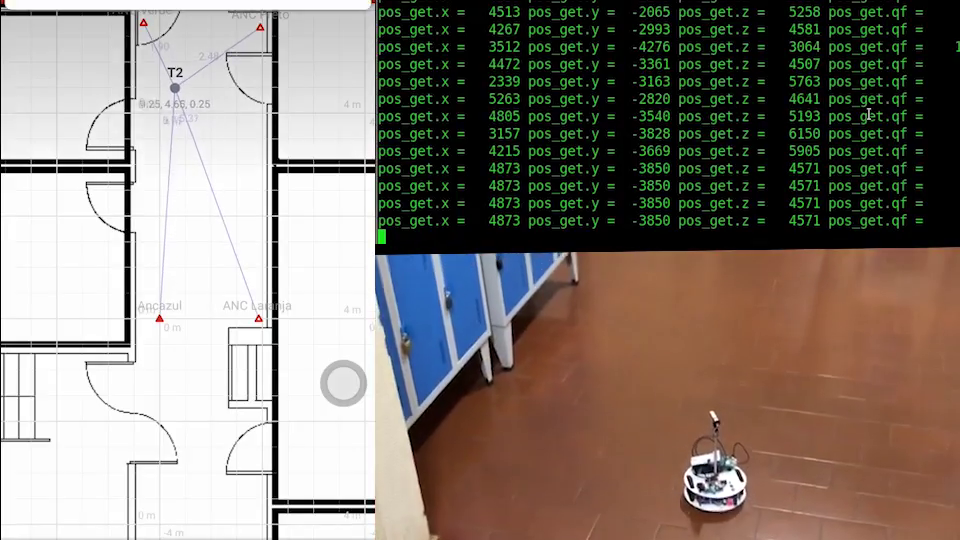
#> input picture frame 41 of video-1583312482.mp4, 960 x 540 px, given in place of cambada.mp4, which was not available
$ python ImageGradients_CannyEdge.py   (older library calls are emulated)
#> lines starting #> are read from the running program, lines starting #| are printed output that depends on the picture; after the words box and inside, x2 and y2 are one past the last pixel; in counts of white or black regions, pixels touching at a corner belong together; pictures that were not available may be replaced by others from this repository, and a replacement may not be noted
#> in tracking_realtime_img_grad, frame is the input picture: shape (540, 960, 3); mean B, G, R 119.2, 127.3, 136
import cv2
import numpy as np
from matplotlib import pyplot as plt
import argparse

def nothing(x):
    print(x)

def resize(image,scl):
#> called with scl = 75
    w_image = int(image.shape[1] * scl / 100)
#> w_image = 720
    h_image = int(image.shape[0] * scl / 100)
#> h_image = 405
    dim_image = (w_image,h_image)
#> dim_image = (720, 405)
    image_resized = cv2.resize(image, dim_image, interpolation = cv2.INTER_AREA)
    return image_resized

def tracking_realtime_img_grad():
    cap = cv2.VideoCapture('cambada.mp4')
    cv2.namedWindow('Original vs Filtered')

    switch = '(1)tracking_all  (2)tracking_ball (3)tracking_blue_team (4)tracking_orange_team (5)tracking_lines'
    cv2.createTrackbar(switch, 'Original vs Filtered', 1, 5, nothing)

    while(True):
        ret, frame = cap.read()
        frame=resize(frame,75)

        hsv = cv2.cvtColor(frame, cv2.COLOR_BGR2HSV)
#> hsv: shape (405, 720, 3); mean H, S, V 28, 83.3, 143.1

        s = cv2.getTrackbarPos(switch, 'Original vs Filtered')

        #tracking_ball
        lower_hsv_ball = np.array([22, 114, 88])
        higher_hsv_ball = np.array([41, 254, 255])
        mask_ball = cv2.inRange(hsv, lower_hsv_ball, higher_hsv_ball)
#> mask_ball: shape (405, 720); every value is 0
        #tracking_blue_team()
        lower_hsv_blue = np.array([91, 78, 46])
        higher_hsv_blue = np.array([101, 255, 255])
        mask_blue = cv2.inRange(hsv, lower_hsv_blue, higher_hsv_blue)
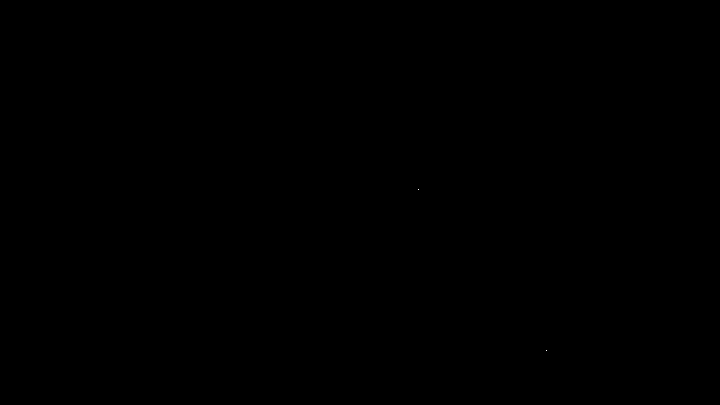
#> mask_blue: shape (405, 720); 0% white in thin lines or dots, all inside (x1, y1, x2, y2) = (418, 189, 547, 351)
        #tracking_orange_team()
        lower_hsv_orange = np.array([0, 89, 0])
        higher_hsv_orange = np.array([20, 255, 196])
        mask_orange = cv2.inRange(hsv, lower_hsv_orange, higher_hsv_orange)
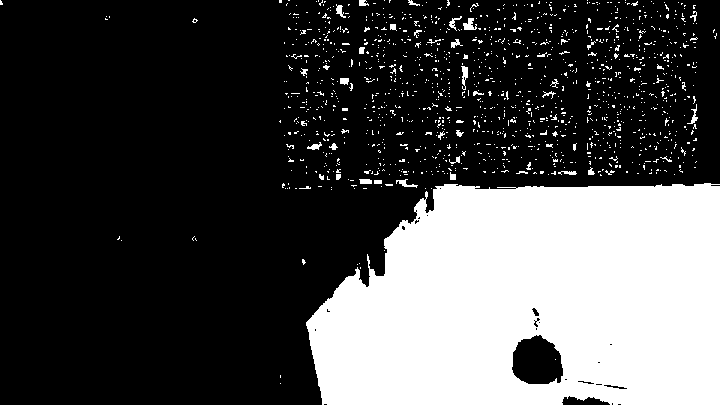
#> mask_orange: shape (405, 720); 28.7% white; 1260 white regions (1216 under 20 px), largest, box (x1, y1, x2, y2) and area: (306, 183, 720, 405) 77890, (463, 18, 477, 30) 103, (461, 66, 468, 90) 94
        #tracking_lines()
        lower_hsv_lines = np.array([0, 0, 162])
        higher_hsv_lines = np.array([179, 49, 255])
        mask_lines = cv2.inRange(hsv, lower_hsv_lines, higher_hsv_lines)
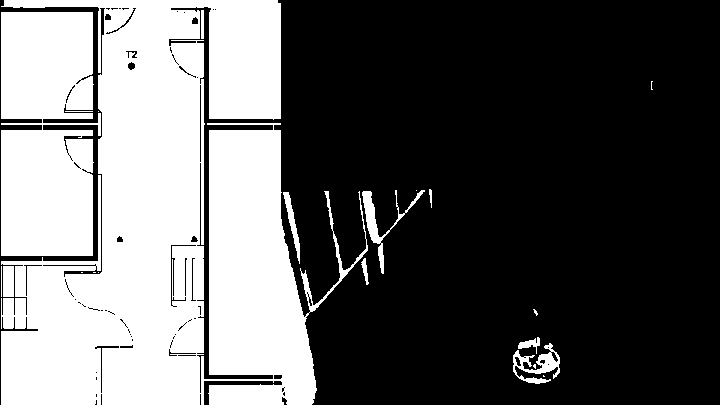
#> mask_lines: shape (405, 720); 38.3% white; 21 white regions (9 under 20 px), largest, box (x1, y1, x2, y2) and area: (1, 0, 368, 405) 87452, (1, 12, 101, 256) 21429, (362, 190, 425, 274) 817

        if s==1:
            mask  = mask_ball+mask_blue+mask_lines+mask_orange
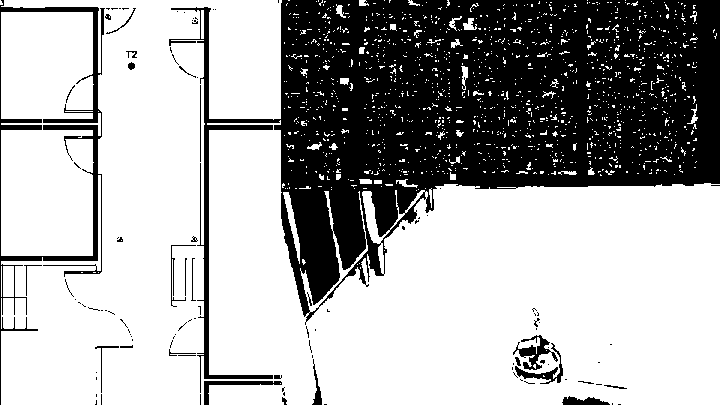
#> mask: shape (405, 720); 67% white; 109 black regions (80 under 20 px), largest, box (x1, y1, x2, y2) and area: (169, 0, 720, 393) 88789, (0, 0, 105, 405) 4307, (513, 335, 558, 370) 532
            frame_filtered = cv2.bitwise_or(frame, frame, mask=mask)
            frame_filtered = cv2.cvtColor(frame_filtered, cv2.COLOR_BGR2GRAY)
#> frame_filtered: shape (405, 720)
            frame_filtered = cv2.Laplacian(frame_filtered, cv2.CV_64F)
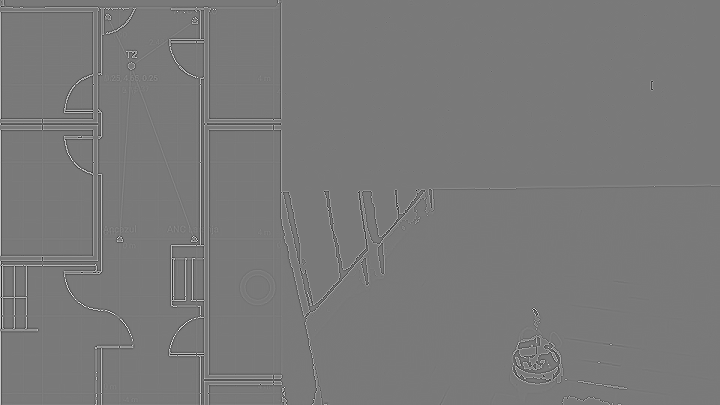
#> frame_filtered: shape (405, 720) float64; min -776, max 848, mean 0.3; drawn with min black and max white
            frame_filtered = np.uint8(np.absolute(frame_filtered))

        elif s==2:
            frame_filtered = cv2.bitwise_and(frame, frame, mask=mask_ball)
            frame_filtered = cv2.cvtColor(frame_filtered, cv2.COLOR_BGR2GRAY)
            frame_filtered = cv2.Laplacian(frame_filtered, cv2.CV_64F)
            frame_filtered = np.uint8(np.absolute(frame_filtered))

        elif s==3:
            frame_filtered = cv2.bitwise_and(frame, frame, mask=mask_blue)
            frame_filtered = cv2.cvtColor(frame_filtered, cv2.COLOR_BGR2GRAY)
            frame_filtered = cv2.Laplacian(frame_filtered, cv2.CV_64F)
            frame_filtered = np.uint8(np.absolute(frame_filtered))

        elif s==4:
            frame_filtered = cv2.bitwise_and(frame, frame, mask=mask_orange)
            frame_filtered = cv2.cvtColor(frame_filtered, cv2.COLOR_BGR2GRAY)
            frame_filtered = cv2.Laplacian(frame_filtered, cv2.CV_64F)
            frame_filtered = np.uint8(np.absolute(frame_filtered))

        elif s==5:
            frame_filtered = cv2.bitwise_and(frame, frame, mask=mask_lines)
            frame_filtered = cv2.cvtColor(frame_filtered, cv2.COLOR_BGR2GRAY)
            frame_filtered = cv2.Laplacian(frame_filtered, cv2.CV_64F)
            frame_filtered = np.uint8(np.absolute(frame_filtered))

        # show thresholded image
        frame = cv2.cvtColor(frame, cv2.COLOR_BGR2GRAY)
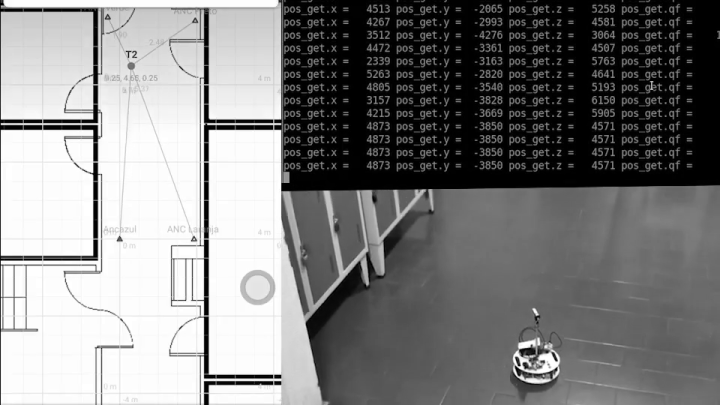
#> frame: shape (405, 720); min 0, max 255, mean 129
        numpy_horizontal = np.hstack((frame, frame_filtered))
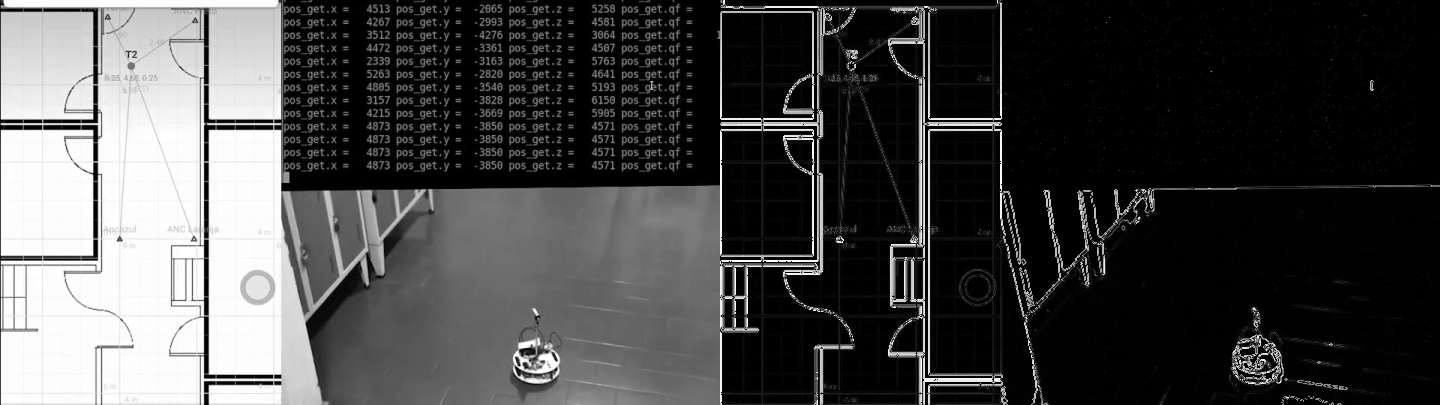
#> numpy_horizontal: shape (405, 1440); min 0, max 255, mean 71
        cv2.imshow('Original vs Filtered', numpy_horizontal)

        if(cv2.waitKey(1) & 0xFF == ord('q')):
#> (key q is pressed here)
            break

# [163 lines left out: functions tracking_realtime_canny, image_gradients_first, image_gradients_second, canny_edge, canny_edge_pic, not called in this run]

tracking_realtime_img_grad()
# [7 lines of commented-out code are left out]

$ run again, starting later in the video
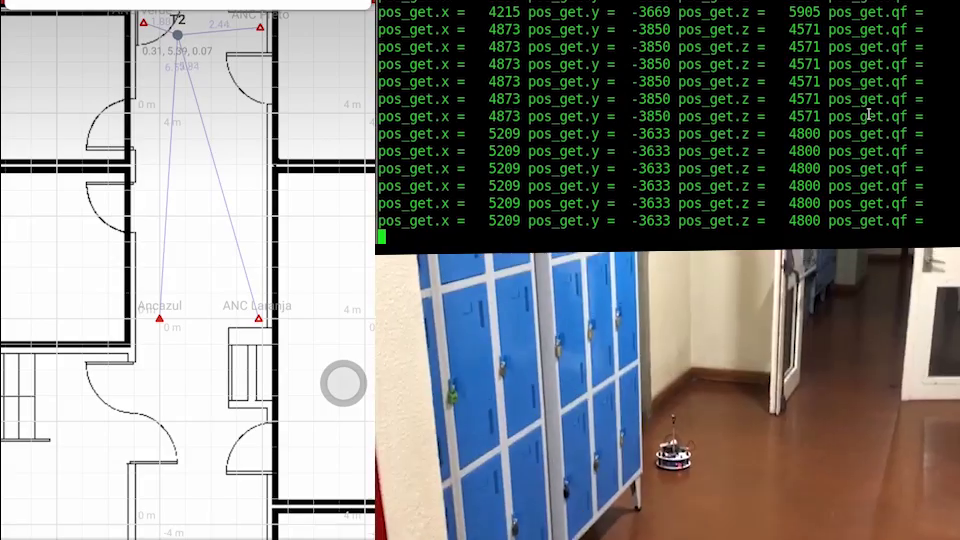
#> input picture frame 184 of video-1583312482.mp4, 960 x 540 px, given in place of cambada.mp4, which was not available
#> in tracking_realtime_img_grad, frame is the input picture: shape (540, 960, 3); mean B, G, R 133.3, 135, 133.3
#> hsv: shape (405, 720, 3); mean H, S, V 35.2, 75.6, 148.2
#> mask_ball: shape (405, 720); every value is 0
#> mask_blue: shape (405, 720); 0.01% white in thin lines or dots, all inside (x1, y1, x2, y2) = (337, 191, 477, 399)
#> in tracking_realtime_img_grad, `mask_orange = cv2.inRange(hsv, lower_hsv_orange, higher_hsv_orange)`:
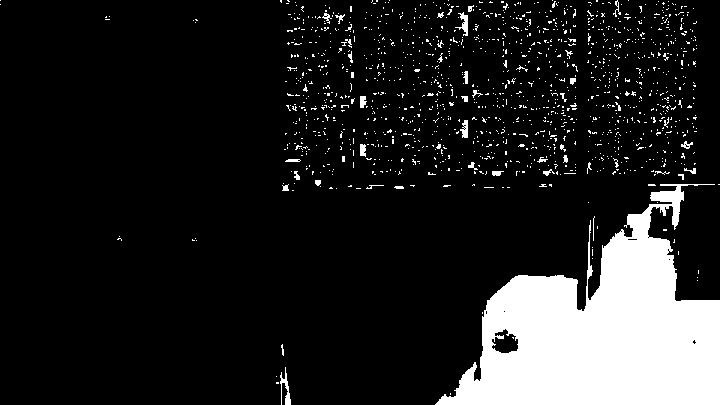
#> mask_orange: shape (405, 720); 13.3% white; 1346 white regions (1302 under 20 px), largest, box (x1, y1, x2, y2) and area: (435, 184, 720, 405) 33203, (280, 367, 291, 405) 166, (455, 12, 468, 36) 128
#> mask_lines: shape (405, 720); 41.6% white; 55 white regions (33 under 20 px), largest, box (x1, y1, x2, y2) and area: (1, 0, 413, 405) 104082, (1, 12, 93, 120) 9698, (676, 185, 720, 299) 2891
#> mask: shape (405, 720); 54.9% white; 102 black regions (69 under 20 px), largest, box (x1, y1, x2, y2) and area: (169, 0, 720, 405) 106592, (371, 203, 411, 405) 5531, (331, 212, 375, 353) 4518
#> frame: shape (405, 720)
#> in tracking_realtime_img_grad, `numpy_horizontal = np.hstack((frame, frame_filtered))`:
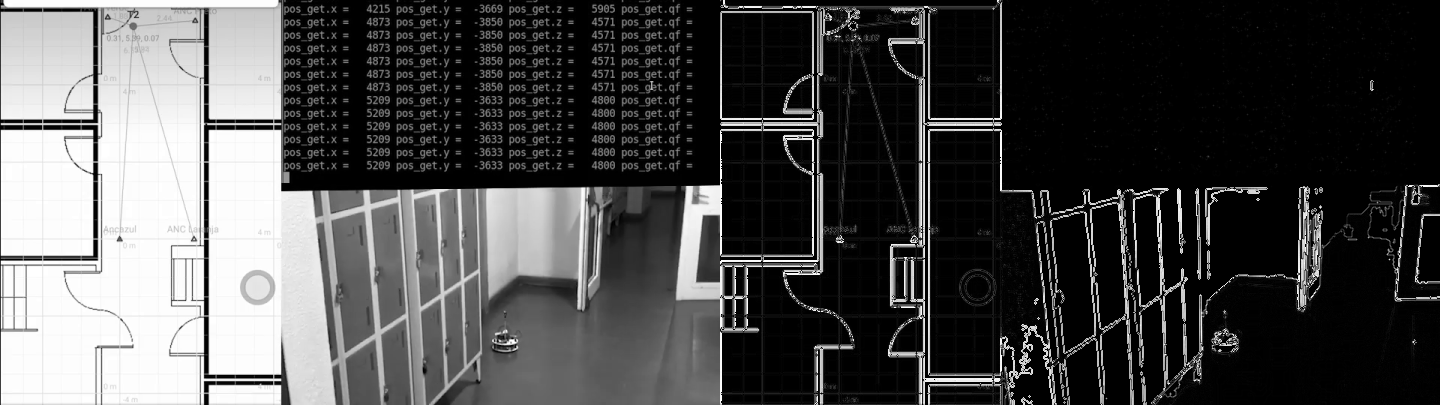
#> numpy_horizontal: shape (405, 1440); min 0, max 255, mean 75.8
